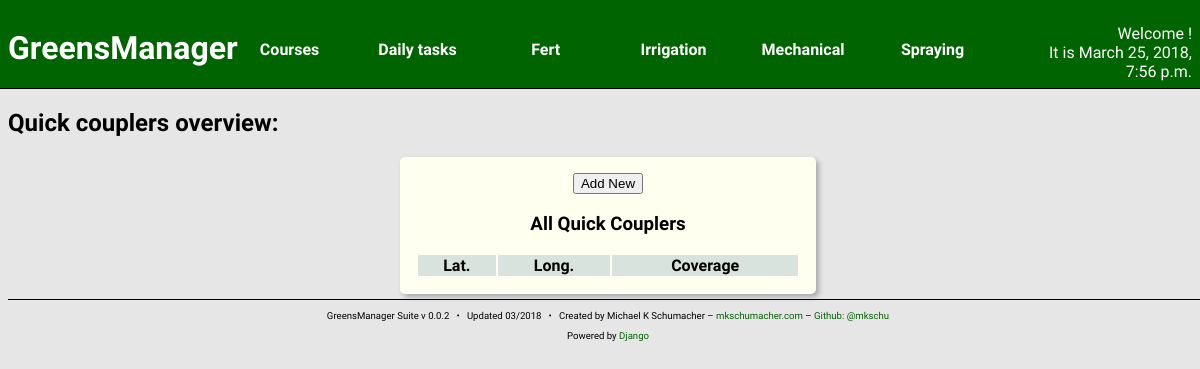
/irrigation/qc/, run on an earlier commit of the app's database.
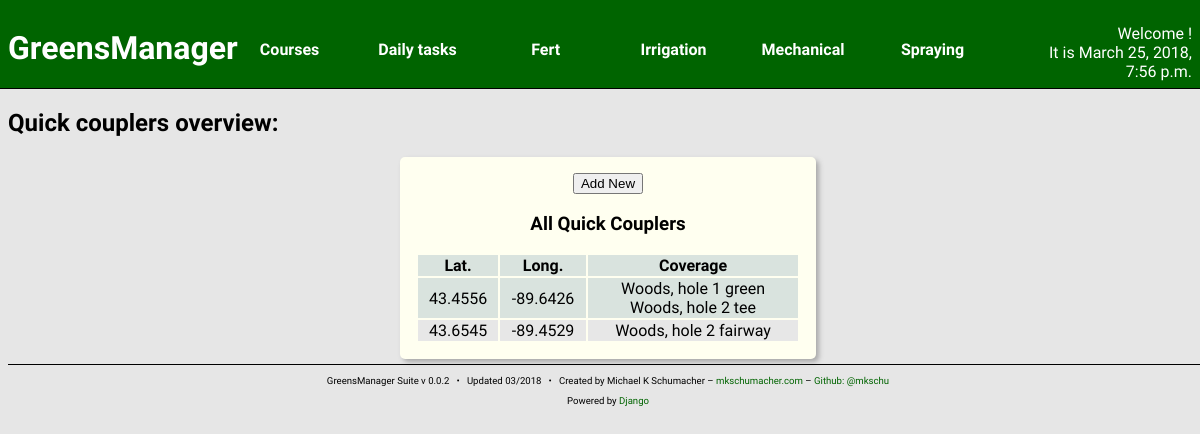
And on a later commit of the database.
### irrigation/models.py (models this page shows)
class QuickCoupler(models.Model):
    latitude = models.FloatField()
    longitude = models.FloatField()
    tee = models.ForeignKey('courses.Tee',
                            blank = True,
                            null = True)
    fairway = models.ForeignKey('courses.Fairway',
                                blank = True,
                                null = True)
    green = models.ForeignKey('courses.Green',
                              blank = True,
                              null = True)
    rough = models.ForeignKey('courses.Rough',
                              blank = True,
                              null = True)
    problem = models.BooleanField(default = False)
    created_at = models.DateTimeField(auto_now_add=True)
    updated_at = models.DateTimeField(auto_now=True)

### courses/models.py (models this page shows)
class TurfFeature(models.Model):
    area = models.IntegerField()
    soil_type = models.ForeignKey('turfs.SoilType',
                                  blank = True,
                                  null = True)
    turf_species = models.ForeignKey('turfs.TurfgrassSpecies',
                                     blank = True,
                                     null = True)
    turf_cultivar = models.ForeignKey('turfs.Cultivar',
                                      blank = True,
                                      null = True)
    mow_direction = models.DecimalField(decimal_places=24,
                                        max_digits=32,
                                        default=0)
    created_at = models.DateTimeField(auto_now_add=True)
    updated_at = models.DateTimeField(auto_now=True)

class Green(TurfFeature):
    hole = models.ForeignKey(Hole, related_name='green')
    def __str__(self):
        return "%s green" % (self.hole)

class Hole(models.Model):
    number = models.IntegerField()
    nickname = models.CharField(max_length=256,
                                null = True,
                                blank = True)
    par = models.IntegerField(default = 4)
    yardage = models.IntegerField()
    course = models.ForeignKey(Course, related_name='hole')
    created_at = models.DateTimeField(auto_now_add=True)
    updated_at = models.DateTimeField(auto_now=True)
    def __str__(self):
        return "%s, hole %d" % (self.course,
                                self.number)

class Course(models.Model):
    name = models.CharField(max_length=256)
    created_at = models.DateTimeField(auto_now_add=True)
    updated_at = models.DateTimeField(auto_now=True)
    def __str__(self):
        return "%s" % (self.name)

class Tee(TurfFeature):
    hole = models.ForeignKey(Hole, related_name='tee')
    def __str__(self):
        return "%s tee" % (self.hole)

class Fairway(TurfFeature):
    hole = models.ForeignKey(Hole, related_name='fairway')
    def __str__(self):
        return "%s fairway" % (self.hole)

### irrigation/views.py (the view)
def qcIndex(request):
    qcs = QuickCoupler.objects.all()
    context = {
        'curr_time': curr_time(),
        'qcs': qcs,
    }
    return render(request, 'irrigation/qc_index.html', context)

### irrigation/views.py (called while the page is built)
def curr_time():
    return now()

### irrigation/templates/irrigation/qc_index.html (shortened to what this page needs)
{% include "head.html" %}
<h2>Quick couplers overview:</h2>
<section class="content-block content-block-full">
    <a href="{% url 'irr:qc_new' %}">
        <button>Add New</button>
    </a>
    <h3>All Quick Couplers</h3>
    <table>
        <thead>
            <th>Lat.</th>
            <th>Long.</th>
            <th>Coverage</th>
        </thead>
        {% for q in qcs %}
        <tr>
            <td>{{ q.latitude }}</td>
            <td>{{ q.longitude }}</td>
            <td>
                {% if q.green %}
                    {{ q.green }}<br />
                {% endif %}
                {% if q.tee %}
                    {{ q.tee }}<br />
                {% endif %}
                {% if q.fairway %}
                    {{ q.fairway }}<br />
                {% endif %}
            </td>
        </tr>
        {% endfor %}
    </table>
</section>
{% include "foot.html" %}

What changed in the data, as far as the page shows it:
added QuickCoupler: latitude "43.4556", longitude "-89.6426", green "Woods, hole 1 green", tee "Woods, hole 2 tee"
added QuickCoupler: latitude "43.6545", longitude "-89.4529", fairway "Woods, hole 2 fairway"
